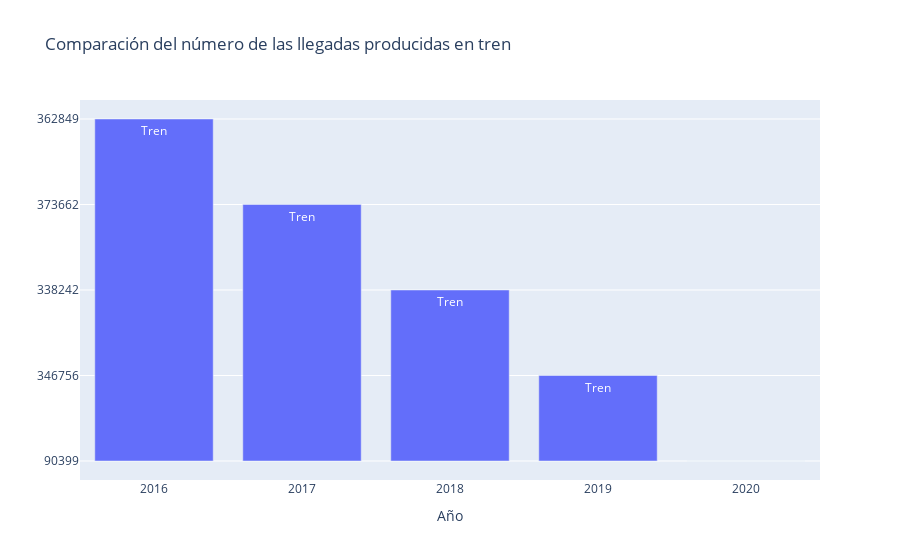

Notebook source saved alongside this figure:
### Code cell
import plotly.graph_objs as go

# # Creating trace1
trace1 = go.Bar(x=viajeros_tren.periodo ,y=viajeros_tren.Total, name= 'Número de llegadas', text =viajeros_tren['Medios de transporte'], marker =dict(color='rgba (109, 192,143)'))



# # Creating trace2
# trace2 = go.Scatter(x=df.world_rank,y=df.citations, name= 'citations', text = df.university_name, marker= ('color:#6DC08F))

data22 = [trace1]

layout = dict(title = 'Comparación del número de las llegadas producidas en tren',
             xaxis= dict(title= 'Año',ticklen= 5,zeroline= False)
            )

fig2 = go.Figure(dict(data=data22, layout=layout))

iplot(fig2)

### Figure 1 — Plotly figure (JSON) as saved in the notebook; plotly's stock layout.template omitted (floating-point values rounded to 4 significant figures)
{"data": [{"marker": {"color": "rgba (109, 192,143)"}, "name": "Número de llegadas", "text": ["Tren", "Tren", "Tren", "Tren", "Tren"], "type": "bar", "x": [2020, 2019, 2018, 2017, 2016], "y": ["90399", "346756", "338242", "373662", "362849"]}], "layout": {"title": {"text": "Comparación del número de las llegadas producidas en tren"}, "xaxis": {"ticklen": 5, "title": {"text": "Año"}, "zeroline": false}}}
